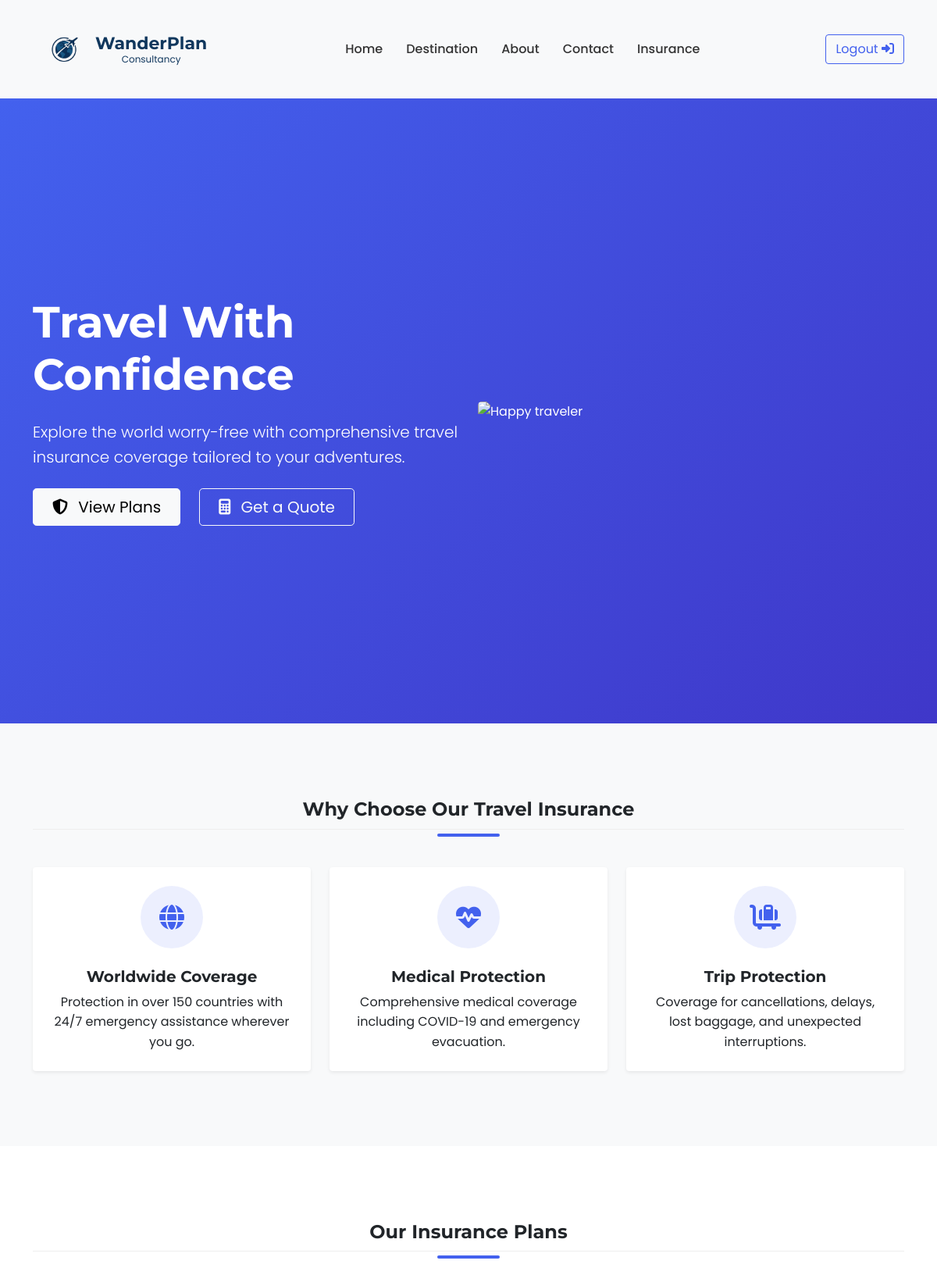
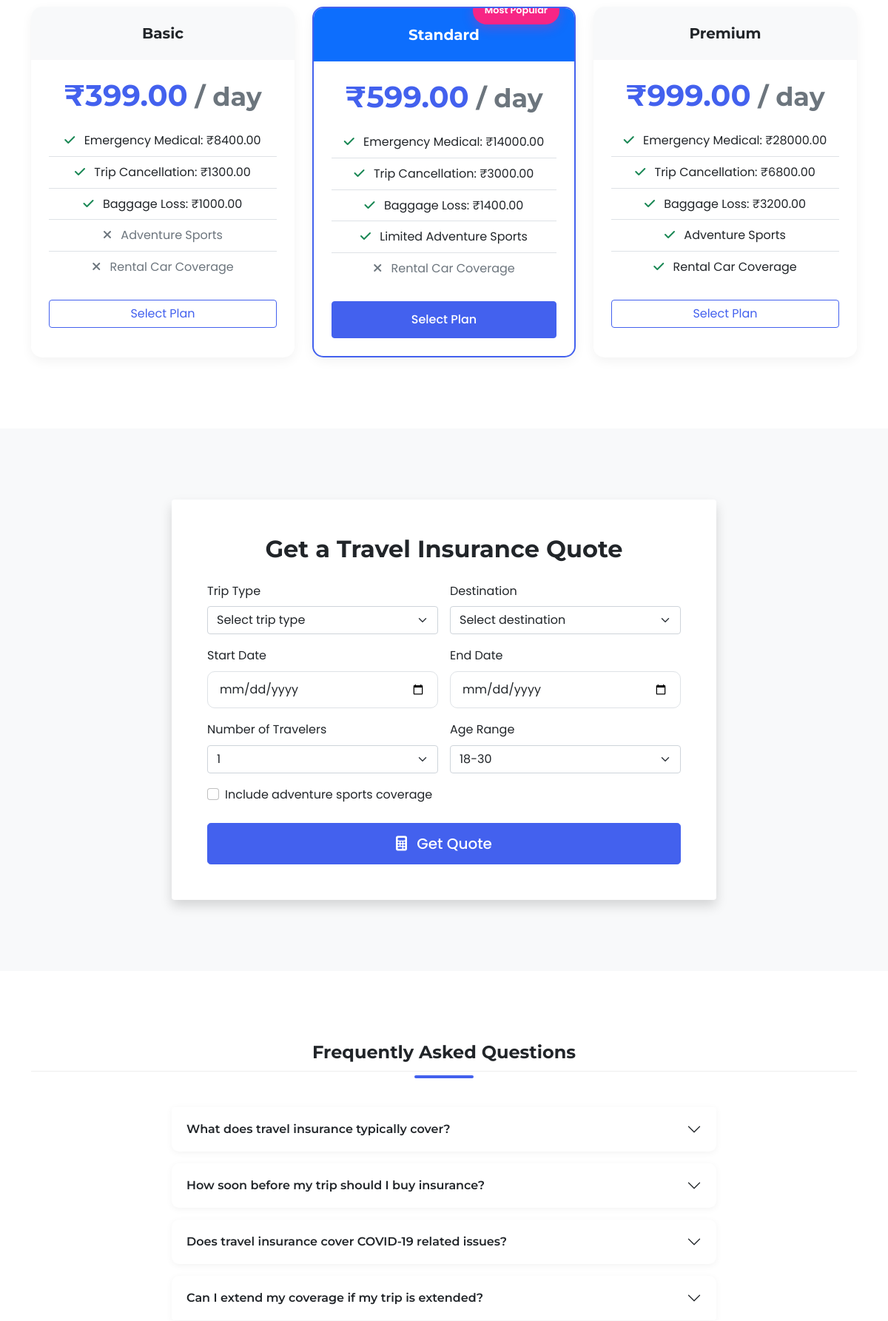
Screenshot of /service/insurance/ (signed in, upper part) with the database file from the repository (2 pictures, top to bottom).
### service/models.py (models this page shows, shortened)
class InsurancePlan(models.Model):
    PLAN_TYPES = [
        ('BASIC', 'Basic'),
        ('STANDARD', 'Standard'),
        ('PREMIUM', 'Premium'),
    ]
    plan_type = models.CharField(max_length=10, choices=PLAN_TYPES, unique=True)
    daily_price = models.DecimalField(max_digits=6, decimal_places=2)
    emergency_medical = models.DecimalField(max_digits=10, decimal_places=2)
    trip_cancellation = models.DecimalField(max_digits=10, decimal_places=2)
    baggage_loss = models.DecimalField(max_digits=10, decimal_places=2)
    adventure_sports = models.BooleanField(default=False)
    rental_car_coverage = models.BooleanField(default=False)
    is_popular = models.BooleanField(default=False)
    created_at = models.DateTimeField(auto_now_add=True)
    updated_at = models.DateTimeField(auto_now=True)

### service/views.py (the view)
# urls.py: path('insurance/', views.Insurance, name='insurance'),
def Insurance(request):
    plans = InsurancePlan.objects.all
    return render(request, 'insurance.html', {'plans': plans})

### templates/insurance.html (shortened to what this page needs)
{% load static %}
<!DOCTYPE html>
<html>
<head>
    <link rel="stylesheet" href="{% static "css/styles.css" %}">
    <link href="https://cdn.jsdelivr.net/npm/bootstrap@5.0.2/dist/css/bootstrap.min.css" rel="stylesheet">
    <link rel="stylesheet" href="https://cdnjs.cloudflare.com/ajax/libs/font-awesome/6.7.2/css/all.min.css" />
    <link rel="stylesheet" href="https://cdnjs.cloudflare.com/ajax/libs/animate.css/4.1.1/animate.min.css"/>
</head>
<body class="insurance-page">
    {% include "Navbar.html" %}
    <section class="hero-section text-white">
        <div class="container">
            <div class="row align-items-center">
                <div class="col-lg-6 hero-content animate__animated animate__fadeInLeft">
                    <h1 class="display-4 fw-bold mb-4">Travel With Confidence</h1>
                    <p class="lead mb-4">Explore the world worry-free with comprehensive travel insurance coverage tailored to your adventures.</p>
                    <div class="d-flex flex-wrap gap-3">
                        <a href="#plans" class="btn btn-light btn-lg px-4 me-2 animate__animated animate__pulse animate__infinite animate__slower">
                            <i class="fas fa-shield-alt me-2"></i> View Plans
                        </a>
                        <a href="#quote" class="btn btn-outline-light btn-lg px-4">
                            <i class="fas fa-calculator me-2"></i> Get a Quote
                        </a>
                    </div>
                </div>
                <div class="col-lg-6 animate__animated animate__fadeInRight">
                    <img src="https://images.unsplash.com/photo-1552733407-5d5c46c3bb3b?ixlib=rb-4.0.3&auto=format&fit=crop&w=800&q=80" alt="Happy traveler" class="img-fluid rounded-3 floating">
                </div>
            </div>
        </div>
    </section>
    <section class="py-5 bg-light">
        <div class="container py-5">
            <h2 class="text-center mb-5 section-title">Why Choose Our Travel Insurance</h2>
            <div class="row g-4">
                <div class="col-md-4">
                    <div class="card h-100 border-0 shadow-sm feature-card">
                        <div class="card-body text-center p-4">
                            <div class="icon-box">
                                <i class="fas fa-globe"></i>
                            </div>
                            <h5 class="card-title">Worldwide Coverage</h5>
                            <p class="card-text">Protection in over 150 countries with 24/7 emergency assistance wherever you go.</p>
                        </div>
                    </div>
                </div>
                <div class="col-md-4">
                    <div class="card h-100 border-0 shadow-sm feature-card">
                        <div class="card-body text-center p-4">
                            <div class="icon-box">
                                <i class="fas fa-heartbeat"></i>
                            </div>
                            <h5 class="card-title">Medical Protection</h5>
                            <p class="card-text">Comprehensive medical coverage including COVID-19 and emergency evacuation.</p>
                        </div>
                    </div>
                </div>
                <div class="col-md-4">
                    <div class="card h-100 border-0 shadow-sm feature-card">
                        <div class="card-body text-center p-4">
                            <div class="icon-box">
                                <i class="fas fa-luggage-cart"></i>
                            </div>
                            <h5 class="card-title">Trip Protection</h5>
                            <p class="card-text">Coverage for cancellations, delays, lost baggage, and unexpected interruptions.</p>
                        </div>
                    </div>
                </div>
            </div>
        </div>
    </section>
    <section id="plans" class="py-5">
    <div class="container py-5">
        <h2 class="text-center mb-5 section-title">Our Insurance Plans</h2>
        <div class="row g-4">
            {% for plan in plans %}
            <div class="col-md-4 animate__animated animate__fadeInUp {% if forloop.counter == 1 %}animate__fast{% elif forloop.counter == 3 %}animate__fast{% endif %}">
                <div class="card h-100 plan-card {% if plan.is_popular %}popular-plan{% endif %}">
                    {% if plan.is_popular %}
                    <div class="popular-badge">Most Popular</div>
                    {% endif %}
                    <div class="card-header {% if plan.is_popular %}bg-primary text-white{% else %}bg-light{% endif %} py-4 text-center">
                        <h5 class="card-title mb-0">{{ plan.get_plan_type_display }}</h5>
                    </div>
                    <div class="card-body p-4 text-center">
                        <h3 class="price mb-3">₹{{ plan.daily_price }}<span class="text-muted small"> / day</span></h3>
                        <ul class="list-unstyled mb-4">
                            <li class="py-2 border-bottom"><i class="fas fa-check text-success me-2"></i> Emergency Medical: ₹{{ plan.emergency_medical }}</li>
                            <li class="py-2 border-bottom"><i class="fas fa-check text-success me-2"></i> Trip Cancellation: ₹{{ plan.trip_cancellation }}</li>
                            <li class="py-2 border-bottom"><i class="fas fa-check text-success me-2"></i> Baggage Loss: ₹{{ plan.baggage_loss }}</li>
                            <li class="py-2 border-bottom {% if not plan.adventure_sports %}text-muted{% endif %}">
                                <i class="fas {% if plan.adventure_sports %}fa-check text-success{% else %}fa-times{% endif %} me-2"></i>
                                {% if plan.plan_type == 'STANDARD' %}Limited {% endif %}Adventure Sports
                            </li>
                            <li class="py-2 {% if not plan.rental_car_coverage %}text-muted{% endif %}">
                                <i class="fas {% if plan.rental_car_coverage %}fa-check text-success{% else %}fa-times{% endif %} me-2"></i>
                                Rental Car Coverage
                            </li>
                        </ul>
                        <a href="{% url 'payment' pk=plan.id %}"
                           class="btn {% if plan.is_popular %}btn-primary pulse{% else %}btn-outline-primary{% endif %} w-100">
                            Select Plan
                        </a>
                    </div>
                </div>
            </div>
            {% endfor %}
        </div>
    </div>
</section>
    <section id="quote" class="py-5 bg-light">
        <div class="container py-5">
            <div class="row justify-content-center">
                <div class="col-lg-8 animate__animated animate__fadeIn">
                    <div class="card border-0 shadow">
                        <div class="card-body p-4 p-md-5">
                            <h2 class="text-center mb-4">Get a Travel Insurance Quote</h2>
                            <form id="insuranceQuoteForm">
                                <div class="row g-3">
                                    <div class="col-md-6">
                                        <label for="trip_type" class="form-label">Trip Type</label>
                                        <select class="form-select" id="trip_type" name="trip_type" required>
                                            <option value="" selected disabled>Select trip type</option>
                                        </select>
                                    </div>
                                    <div class="col-md-6">
                                        <label for="destination" class="form-label">Destination</label>
                                        <select class="form-select" id="destination" name="destination" required>
                                            <option value="" selected disabled>Select destination</option>
                                        </select>
                                    </div>
                                    <div class="col-md-6">
                                        <label for="start_date" class="form-label">Start Date</label>
                                        <input type="date" class="form-control" id="start_date" name="start_date" required>
                                    </div>
                                    <div class="col-md-6">
                                        <label for="end_date" class="form-label">End Date</label>
                                        <input type="date" class="form-control" id="end_date" name="end_date" required>
                                    </div>
                                    <div class="col-md-6">
                                        <label for="travelers" class="form-label">Number of Travelers</label>
                                        <select class="form-select" id="travelers" name="travelers" required>
                                            <option value="1">1</option>
                                        </select>
                                    </div>
                                    <div class="col-md-6">
                                        <label for="age_range" class="form-label">Age Range</label>
                                        <select class="form-select" id="age_range" name="age_range" required>
                                            <option value="18-30">18-30</option>
                                        </select>
                                    </div>
                                    <div class="col-12">
                                        <div class="form-check">
                                            <input class="form-check-input" type="checkbox" id="adventure_sports" name="adventure_sports">
                                            <label class="form-check-label" for="adventure_sports">
                                                Include adventure sports coverage
                                            </label>
                                        </div>
                                    </div>
                                    <div class="col-12 mt-4">
                                        <button type="submit" class="btn btn-primary btn-lg w-100">
                                            <i class="fas fa-calculator me-2"></i> Get Quote
                                        </button>
                                    </div>
                                </div>
                            </form>
                        </div>
                    </div>
                </div>
            </div>
        </div>
    </section>
    <section class="py-5">
        <div class="container py-5">
            <h2 class="text-center mb-5 section-title">Frequently Asked Questions</h2>
            <div class="row justify-content-center">
                <div class="col-lg-8">
                    <div class="accordion" id="faqAccordion">
                        <div class="accordion-item mb-3">
                            <h3 class="accordion-header" id="headingOne">
                                <button class="accordion-button collapsed" type="button" data-bs-toggle="collapse" data-bs-target="#collapseOne" aria-expanded="false" aria-controls="collapseOne">
                                    What does travel insurance typically cover?
                                </button>
                            </h3>
                        </div>
                        <div class="accordion-item mb-3">
                            <h3 class="accordion-header" id="headingTwo">
                                <button class="accordion-button collapsed" type="button" data-bs-toggle="collapse" data-bs-target="#collapseTwo" aria-expanded="false" aria-controls="collapseTwo">
                                    How soon before my trip should I buy insurance?
                                </button>
                            </h3>
                        </div>
                        <div class="accordion-item mb-3">
                            <h3 class="accordion-header" id="headingThree">
                                <button class="accordion-button collapsed" type="button" data-bs-toggle="collapse" data-bs-target="#collapseThree" aria-expanded="false" aria-controls="collapseThree">
                                    Does travel insurance cover COVID-19 related issues?
                                </button>
                            </h3>
                        </div>
                        <div class="accordion-item mb-3">
                            <h3 class="accordion-header" id="headingFour">
                                <button class="accordion-button collapsed" type="button" data-bs-toggle="collapse" data-bs-target="#collapseFour" aria-expanded="false" aria-controls="collapseFour">
                                    Can I extend my coverage if my trip is extended?
                                </button>
                            </h3>
                        </div>
                    </div>
                </div>
            </div>
        </div>
    </section>
</body>
</html>

### rows the page displays
InsurancePlan: plan_type "Basic", daily_price "399.00", emergency_medical "8400.00", trip_cancellation "1300.00", baggage_loss "1000.00", adventure_sports False (drawn), rental_car_coverage False (drawn)
InsurancePlan: is_popular "Most Popular", plan_type "Standard", daily_price "599.00", emergency_medical "14000.00", trip_cancellation "3000.00", baggage_loss "1400.00", adventure_sports True (drawn), shows "Limited", rental_car_coverage False (drawn)
InsurancePlan: plan_type "Premium", daily_price "999.00", emergency_medical "28000.00", trip_cancellation "6800.00", baggage_loss "3200.00", adventure_sports True (drawn), rental_car_coverage True (drawn)
